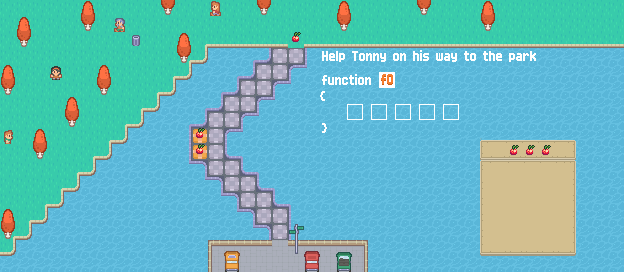

This game map was drawn from its Tiled (.tmx) file and the tilesets committed beside it. A one-line description and the trimmed map source follow:
An orthogonal 39x17 tile map with 16x16 px tiles, 21 tile layers (info, background, water, land, ...), 1 hidden layer not drawn, 3 tilesets and 51 objects (answer2, answer4, answer3, answer5, answer1, ...).

<map version="1.2" tiledversion="2020.01.22" orientation="orthogonal" renderorder="right-down" compressionlevel="-1" width="39" height="17" tilewidth="16" tileheight="16" infinite="0" nextlayerid="38" nextobjectid="107">
 <editorsettings>
  <export target="3.lua" format="lua" />
 </editorsettings>
 <tileset firstgid="1" name="tilemap_packed" tilewidth="16" tileheight="16" tilecount="486" columns="27">
  <image source="../tileset/Tilemap/tilemap_packed.png" width="432" height="288" />
 </tileset>
 <tileset firstgid="487" name="test" tilewidth="16" tileheight="16" tilecount="486" columns="27">
  <image source="../tileset/Tilemap/test.png" width="432" height="288" />
 </tileset>
 <tileset firstgid="973" name="functionsTextTiles" tilewidth="16" tileheight="16" tilecount="900" columns="30">
  <image source="../graphics/functionsTextTiles.png" width="480" height="480" />
 </tileset>
 <layer id="24" name="info" width="39" height="17">
  <properties>
   <property name="F0" type="int" value="5" />
   <property name="blueTile" type="bool" value="false" />
   <property name="door" type="bool" value="false" />
   <property name="face" value="up" />
   <property name="fruit" type="bool" value="true" />
   <property name="fruitsTotal" type="int" value="3" />
   <property name="grass" type="bool" value="true" />
   <property name="greyTile" type="bool" value="true" />
   <property name="numFunc" type="int" value="1" />
   <property name="totalSize" type="int" value="5" />
   <property name="yellowTile" type="bool" value="true" />
  </properties>
  <data>[663 cells, 3 non-empty, 1 distinct tile ids]</data>
 </layer>
 <layer id="5" name="background" width="39" height="17">
  <data>[663 cells, 57 non-empty, 2 distinct tile ids]</data>
 </layer>
 <layer id="1" name="water" width="39" height="17">
  <data>[663 cells, 642 non-empty, 6 distinct tile ids]</data>
 </layer>
 <layer id="2" name="land" width="39" height="17">
  <data>[663 cells, 67 non-empty, 7 distinct tile ids]</data>
 </layer>
 <layer id="3" name="path" width="39" height="17" offsetx="-80" offsety="0">
  <data>[663 cells, 21 non-empty, 2 distinct tile ids]</data>
 </layer>
 <layer id="4" name="different_path" width="39" height="17" offsetx="-80" offsety="0">
  <data>[663 cells, 2 non-empty, 1 distinct tile ids]</data>
 </layer>
 <layer id="7" name="park" width="39" height="17">
  <data>[663 cells, 208 non-empty, 6 distinct tile ids]</data>
 </layer>
 <layer id="8" name="park_details" width="39" height="17">
  <data>[663 cells, 45 non-empty, 15 distinct tile ids]</data>
 </layer>
 <layer id="9" name="trees" width="39" height="17">
  <data>[663 cells, 23 non-empty, 2 distinct tile ids]</data>
 </layer>
 <layer id="10" name="people" width="39" height="17">
  <data>[663 cells, 12 non-empty, 12 distinct tile ids]</data>
 </layer>
 <layer id="25" name="close_door" width="39" height="17" visible="0">
  <data>[663 cells, 1 non-empty, 1 distinct tile ids]</data>
 </layer>
 <layer id="20" name="text" width="39" height="17" offsetx="-69.5" offsety="-8.5">
  <data>[663 cells, 14 non-empty, 10 distinct tile ids]</data>
 </layer>
 <layer id="22" name="text2" width="39" height="17" offsetx="-64.3724" offsety="-2.03065">
  <data>[663 cells, 17 non-empty, 16 distinct tile ids]</data>
 </layer>
 <layer id="27" name="buttonsSecondRow" width="39" height="17">
  <properties>
   <property name="grey" value="greyTile" />
   <property name="yellow" value="yellowTile" />
  </properties>
  <data>[663 cells, 0 non-empty, 0 distinct tile ids]</data>
 </layer>
 <layer id="28" name="buttonsThirdRow" width="39" height="17">
  <data>[663 cells, 0 non-empty, 0 distinct tile ids]</data>
 </layer>
 <layer id="33" name="buttons" width="39" height="17">
  <data>[663 cells, 48 non-empty, 48 distinct tile ids]</data>
 </layer>
 <layer id="30" name="fruit1" width="39" height="17" offsetx="0.5" offsety="-3.5">
  <data>[663 cells, 1 non-empty, 1 distinct tile ids]</data>
 </layer>
 <layer id="31" name="fruit2" width="39" height="17" offsetx="0.5" offsety="-3.5">
  <data>[663 cells, 1 non-empty, 1 distinct tile ids]</data>
 </layer>
 <layer id="32" name="fruit3" width="39" height="17" offsetx="0.5" offsety="-3.5">
  <data>[663 cells, 1 non-empty, 1 distinct tile ids]</data>
 </layer>
 <objectgroup id="23" name="answer" visible="0">
  <properties>
   <property name="size" type="int" value="5" />
  </properties>
  <object id="69" name="answer2" x="370.036" y="103.447" width="16" height="16" />
  <object id="70" name="answer4" x="418.122" y="103.497" width="16" height="16" />
  <object id="71" name="answer3" x="394.285" y="102.969" width="16" height="16" />
  <object id="72" name="answer5" x="442.085" y="103.49" width="16" height="16" />
  <object id="76" name="answer1" x="346.143" y="103.415" width="16" height="16" />
 </objectgroup>
 <layer id="34" name="apple1" width="39" height="17" offsetx="-6" offsety="-2.66667">
  <data>[663 cells, 1 non-empty, 1 distinct tile ids]</data>
 </layer>
 <layer id="35" name="apple2" width="39" height="17" offsetx="-6" offsety="-2.66667">
  <data>[663 cells, 1 non-empty, 1 distinct tile ids]</data>
 </layer>
 <layer id="36" name="apple3" width="39" height="17" offsetx="-6" offsety="-2.66667">
  <data>[663 cells, 1 non-empty, 1 distinct tile ids]</data>
 </layer>
 <objectgroup id="14" name="grass" visible="0">
  <properties>
   <property name="numObjects" type="int" value="17" />
  </properties>
  <object id="1" name="grass1" x="311.583" y="48.3333" width="59.0833" height="192" />
  <object id="2" name="grass2" x="279.417" y="86.5833" width="90.25" height="113.417" />
  <object id="3" name="grass3" x="261.667" y="103.167" width="107" height="81.5" />
  <object id="7" name="grass4" x="246.098" y="117.902" width="123.75" height="48.9167" />
  <object id="8" name="grass5" x="230.667" y="133.333" width="140" height="22.25" />
  <object id="9" name="grass6" x="243.364" y="42.3333" width="18.2424" height="14.3636" />
  <object id="10" name="grass7" x="229.939" y="44.6667" width="20.0909" height="28.3636" />
  <object id="11" name="grass8" x="214.727" y="42.6667" width="17.9394" height="44.1818" />
  <object id="12" name="grass9" x="191.818" y="45" width="24.8788" height="58.9091" />
  <object id="13" name="grass10" x="182" y="61.3333" width="18.3333" height="59.0909" />
  <object id="14" name="grass11" x="170.667" y="79.6667" width="16" height="144" />
  <object id="15" name="grass12" x="169" y="167.667" width="32.3333" height="80" />
  <object id="16" name="grass13" x="185.667" y="183.667" width="31.6667" height="64" />
  <object id="17" name="grass14" x="191.333" y="198" width="41.6667" height="42" />
  <object id="18" name="grass15" x="185" y="215" width="63.6667" height="26" />
  <object id="19" name="grass16" x="185" y="230" width="80" height="10.6667" />
  <object id="20" name="grass17" x="207.333" y="243.333" width="160" height="32" />
  <object id="25" name="grass18" x="291.917" y="70.0833" width="66.1859" height="169.583" />
 </objectgroup>
 <objectgroup id="15" name="end" visible="0">
  <object id="21" name="end" x="288" y="32" width="16" height="16" />
 </objectgroup>
 <objectgroup id="29" name="fruit" visible="0">
  <properties>
   <property name="numObjects" type="int" value="3" />
  </properties>
  <object id="104" name="fruit1" x="199.375" y="150.625" width="0.25" height="0.25" />
  </objectgroup>
 <objectgroup id="16" name="player" visible="0">
  <!-- 1 objects omitted --></objectgroup>
 <objectgroup id="17" name="yellowTile" visible="0">
  <properties>
   <property name="numObjects" type="int" value="2" />
  </properties>
  <!-- 2 objects omitted --></objectgroup>
 <objectgroup id="18" name="greyTile" visible="0">
  <properties>
   <property name="numObjects" type="int" value="21" />
  </properties>
  <!-- 21 objects omitted --></objectgroup>
</map>
<!-- 26 of 51 objects omitted -->
